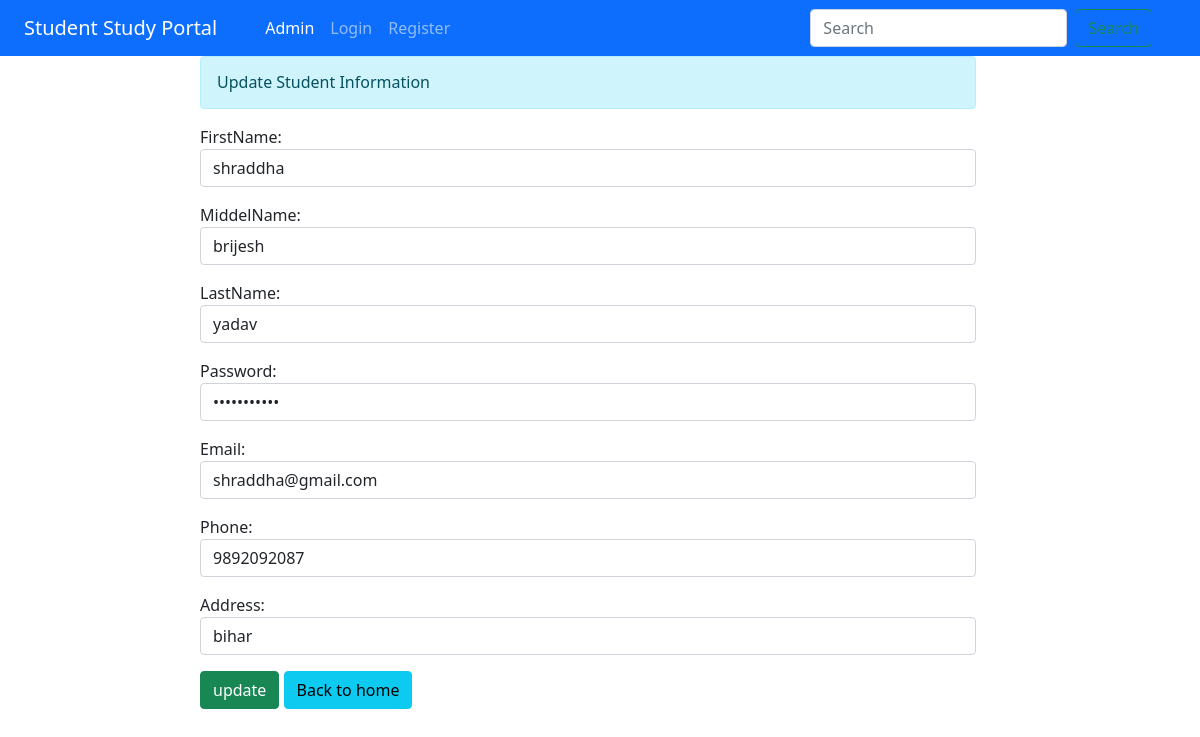
/1/, run on the app's committed database.
### employee/models.py (models this page shows)
class Add(models.Model):
    FirstName=models.CharField(max_length=70)
    MiddelName=models.CharField(max_length=70)
    LastName=models.CharField(max_length=70)
    Password=models.CharField(max_length=70)
    Email=models.EmailField(max_length=70)
    Phone=models.CharField(max_length=10)
    Address=models.CharField(max_length=100)

### employee/views.py (the view)
# urls.py: path('<int:id>/',views.update_info,name="updatedata"),
def update_info(request,id):
    if request.method=='POST':
        pi=Add.objects.get(pk=id)
        fm=EmployeeAdd(request.POST,instance=pi)
        if fm.is_valid():
            fm.save()
    else:
        pi=Add.objects.get(pk=id)
        fm=EmployeeAdd(instance=pi)
    return render(request, 'employee/update.html',{'form':fm})

### employee/forms.py
class EmployeeAdd(forms.ModelForm):
    class Meta:
        model=Add
        fields=['FirstName','MiddelName','LastName','Password','Email','Phone','Address']
        widgets={
            'FirstName':forms.TextInput(attrs={'class':'form-control'}),
            'MiddelName':forms.TextInput(attrs={'class':'form-control'}),
            'LastName':forms.TextInput(attrs={'class':'form-control'}),
            'Password':forms.PasswordInput( render_value=True, attrs={'class':'form-control'}),
            'Email':forms.EmailInput(attrs={'class':'form-control'}),
            'Phone':forms.TextInput(attrs={'class':'form-control'}),
            'Address':forms.TextInput(attrs={'class':'form-control'}),
        }

### employee/templates/employee/update.html (shortened to what this page needs)
{% extends 'employee/base.html' %}
{% block  content %}
<div class="row">
    <div class="col-sm-8 offset-2" >
      <h6 class="alert alert-info">Update Student Information</h6>
      <form action="" method="POST">
        {{form.as_p}}
        <input type="submit" class="btn btn-success" value="update">
        <a href="{% url 'home' %}" class="btn btn-info">Back to home</a>
    </form>
    </div>
</div>
{% endblock content %}

### data on the page
Add: FirstName "shraddha", MiddelName "brijesh", LastName "yadav", Email "shraddha@gmail.com", Phone "9892092087", Address "bihar"
